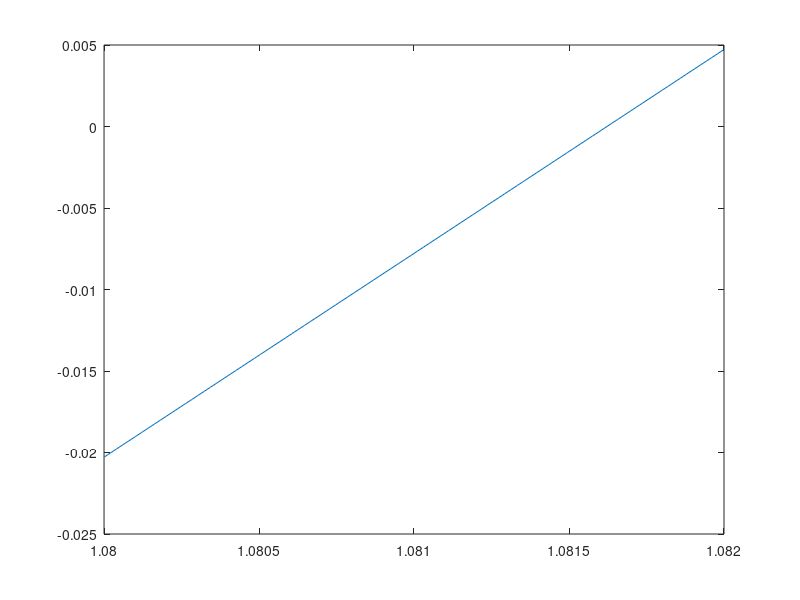

Write MATLAB code to recreate this figure. (Note: this script raises an error after producing the figure.)
f=@(x) (x.^3+9.*x-11);
x=linspace(1.08,1.082);
plot(x, f(x));
ax=gca;
ax.XAxisLocation='origin';
ax.YAxisLocation='origin';

%[der1,der2] = derivatives(sym(f));
%function [der1,der2] = derivatives(f)
%    der1=matlabFunction(diff(f));
%    der2=matlabFunction(diff(f,2));
%end

h=0;
a=0;
b=2;
while abs(b-a)>0.001
    h=(a+b)/2;
    if f(h)>0
        b=h;
    else
        a=h;
    end
end
